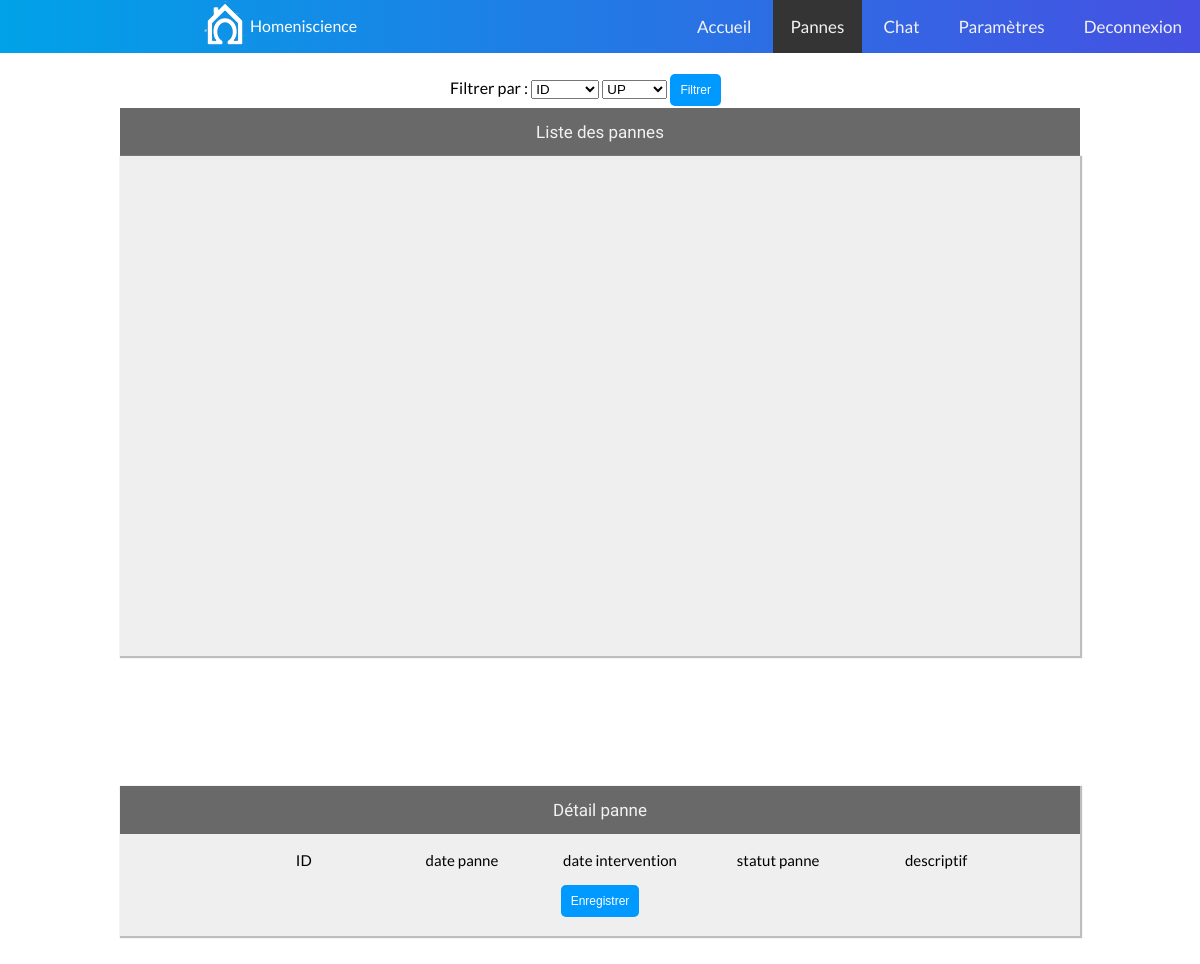
The page /admin/panne/index.php on the database as committed earlier.
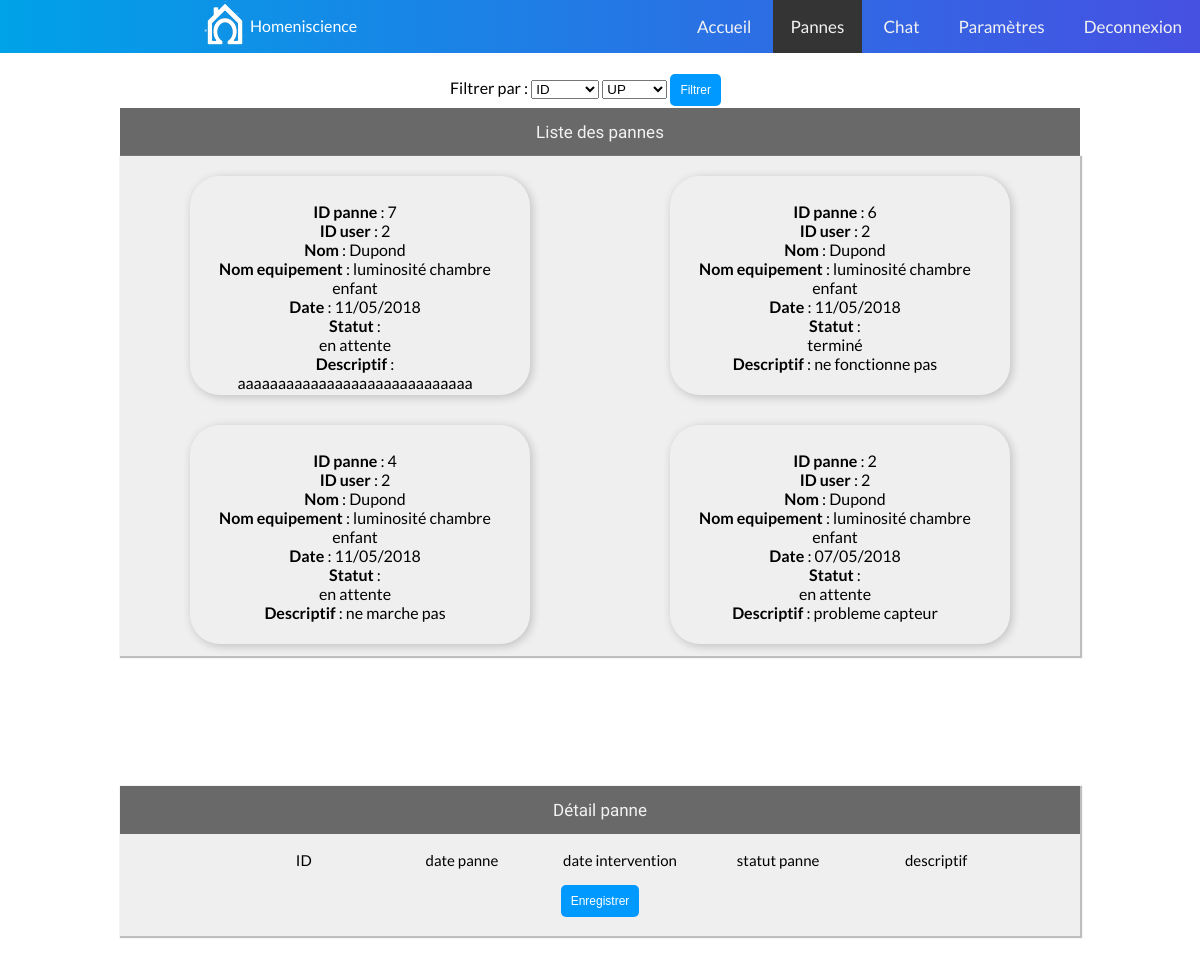
The same page on the database as committed later.
### tables this page shows
CREATE TABLE `panne` (
  `ID` int(11) NOT NULL,
  `ID_equipement` int(11) NOT NULL,
  `ID_type_statut` int(11) NOT NULL,
  `date_panne` date NOT NULL,
  `date_intervention` date NOT NULL,
  `descriptif_panne` varchar(8000) NOT NULL
);

CREATE TABLE `domicile` (
  `ID` int(11) NOT NULL,
  `ID_utilisateur_principal` int(11) NOT NULL,
  `nom` varchar(50) NOT NULL,
  `nombre_pieces` int(11) NOT NULL,
  `superficie` int(11) NOT NULL,
  `ID_type_habitation` int(11) NOT NULL,
  `numero_habitation` char(5) NOT NULL,
  `rue` varchar(50) NOT NULL,
  `code_postal` char(5) NOT NULL,
  `pays` varchar(50) NOT NULL,
  `ID_confidentialite` int(11) NOT NULL,
  `ID_gestionnaire` int(11) NOT NULL,
  `consommation` int(11) NOT NULL
);

CREATE TABLE `utilisateur` (
  `ID` int(11) NOT NULL,
  `ID_domicile` int(11) NOT NULL,
  `email` varchar(50) NOT NULL,
  `mot_de_passe` varchar(60) NOT NULL,
  `nom` varchar(50) NOT NULL,
  `prenom` varchar(50) NOT NULL,
  `adresse` varchar(50) NOT NULL,
  `numero_fixe` varchar(50) NOT NULL,
  `numero_mobile` varchar(50) NOT NULL,
  `ID_type_utilisateur` int(11) NOT NULL,
  `ID_langue` int(11) NOT NULL,
  `image` varchar(50) NOT NULL,
  `ID_theme` int(11) NOT NULL,
  `ID_mode_paiement` int(11) NOT NULL
);

CREATE TABLE `equipement` (
  `ID` int(11) NOT NULL,
  `ID_piece` int(11) NOT NULL,
  `nom` varchar(50) NOT NULL,
  `ID_type_equipement` int(11) NOT NULL
);

CREATE TABLE `type_statut` (
  `ID` int(11) NOT NULL,
  `nom_type` varchar(50) NOT NULL
);

### admin/panne/index.php (called while the page is built, shortened)
<?php
require('../../connexion_bdd.php');
require('support_modele.php');
try {
  if(isset($_POST['filtre']) && isset($_POST['ordre'])) {
    $reponse = afficherPannes($_POST['filtre'],$_POST['ordre']);
  } else {
    $reponse = afficherPannes("panne_ID","DESC");
  }
  $detailsType = afficherTypes();
  require('support_vue.php');
}catch (Exception $e) {
  echo 'Erreur : '.$e->getMessage();
}
?>

### admin/panne/support_modele.php (called while the page is built, shortened)
<?php
function afficherPannes($filtre,$order) {
  global $bdd;
  $reponse = $bdd->query('SELECT *,
    equipement.nom AS nom_equipement,
    DATE_FORMAT(panne.date_panne,"%d/%m/%Y") AS date_panne,
    utilisateur.nom AS nom_utilisateur,
    panne.ID AS panne_ID
    FROM panne
    INNER JOIN type_statut ON panne.ID_type_statut = type_statut.ID
    INNER JOIN equipement ON panne.ID_equipement = equipement.ID
    INNER JOIN piece ON equipement.ID_piece = piece.ID
    INNER JOIN domicile ON piece.ID_domicile = domicile.ID
    INNER JOIN utilisateur on domicile.ID_utilisateur_principal = utilisateur.ID ORDER BY '.$filtre.' '.$order);
    return $reponse;
  }
    function afficherTypes() {
      global $bdd;
      $reponse = $bdd->query('SELECT * FROM type_statut');
      return $reponse;
    }
    ?>

### admin/panne/support_vue.php (the view, shortened to what this page needs)
<!DOCTYPE html>
<html>
<head>
  <link rel="stylesheet" href="https://use.fontawesome.com/releases/v5.0.13/css/all.css">
  <link rel="stylesheet" href="/homeniscience/admin/panne/support.css">
</head>
<?php require('../header2.php'); ?>
<br>
<body>
  <div class="filtrer">
    <p>Filtrer par : </p>
    <form class="" action="" method="post">
      <select name="filtre">
        <option value="panne_ID">ID</option>
      </select>
      <select name="ordre">
        <option value="ASC">UP</option>
      </select>
      <input type="submit" name="" value="Filtrer">
  </form>
</div>
  <div class="container">
    <div class="column">
      <a class="probleme">Liste des pannes</a>
      <article class="main">
        <?php
        while ($donnees = $reponse->fetch()) {
          echo '<div class="childPanne">';
          echo '<a href="/homeniscience/admin/panne/index?id='.$donnees['panne_ID'].'#detail">';
          echo '<ul>';
          echo '<li><strong> ID panne</strong> : '.$donnees['panne_ID'].'</li> ';
          echo '<li><strong> ID user</strong> : '.$donnees['ID_utilisateur_principal'].'</li> ';
          echo '<li><strong> Nom</strong> : '.$donnees['nom_utilisateur'].'</li> ';
          echo '<li><strong> Nom equipement</strong> : '.$donnees['nom_equipement'].'</li> ';
          echo '<li><strong> Date</strong> : '.$donnees['date_panne'].'</li> ';
          echo '<li><strong> Statut</strong> : <div class="statut">'.$donnees['nom_type'].'</div></li> ';
          echo '<li><strong> Descriptif</strong> : '.$donnees['descriptif_panne'].'</li> ';
          echo '</ul>';
          echo '</a>';
          echo '</div>';
        }
        ?>
      </article>
    </div>
  </div>
  <div class="container">
    <div class="column">
      <article id="detail">
        <a class="probleme" href="#">Détail panne</a>
        <ul class="listeDetail">
          <li>ID</li>
          <li>date panne</li>
          <li>date intervention</li>
          <li>statut panne</li>
          <li>descriptif</li>
        </ul>
        <form class="" action="/homeniscience/admin/panne/form_edit_pannes.php" method="post">
          <input type="submit" name="" value="Enregistrer">
          <br>
          <br>
        </form>
      </article>
    </div>
  </div>
</body>
</html>

Rows that differ between the two databases and show on the page:
added panne: ID "7", domicile.ID_utilisateur_principal "2", utilisateur.nom "Dupond", ID_equipement.nom "luminosité chambre enfant", date_panne "11/05/2018", ID_type_statut.nom_type "en attente", descriptif_panne "aaaaaaaaaaaaaaaaaaaaaaaaaaaaa"
added panne: ID "6", domicile.ID_utilisateur_principal "2", utilisateur.nom "Dupond", ID_equipement.nom "luminosité chambre enfant", date_panne "11/05/2018", ID_type_statut.nom_type "terminé", descriptif_panne "ne fonctionne pas"
added panne: ID "4", domicile.ID_utilisateur_principal "2", utilisateur.nom "Dupond", ID_equipement.nom "luminosité chambre enfant", date_panne "11/05/2018", ID_type_statut.nom_type "en attente", descriptif_panne "ne marche pas"
added panne: ID "2", domicile.ID_utilisateur_principal "2", utilisateur.nom "Dupond", ID_equipement.nom "luminosité chambre enfant", date_panne "07/05/2018", ID_type_statut.nom_type "en attente", descriptif_panne "probleme capteur"
